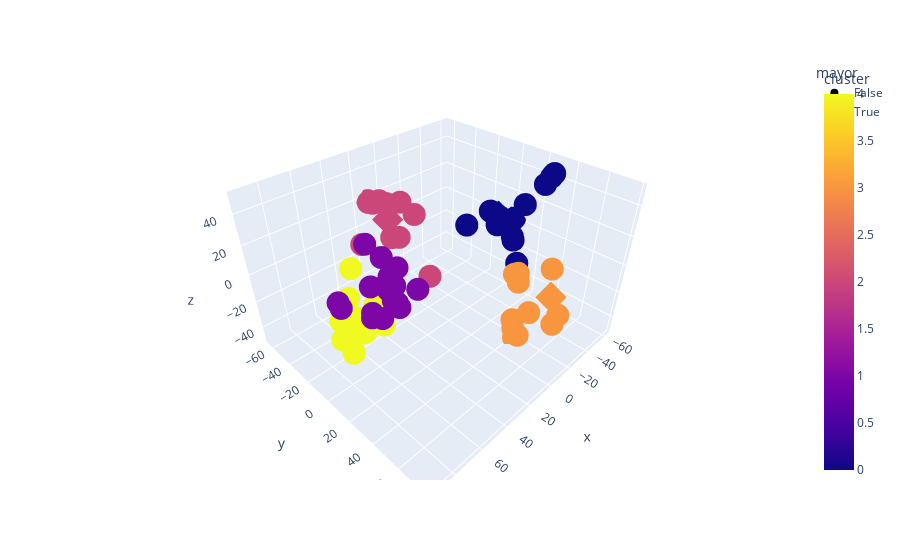

The notebook cell this image was saved under:
### Code cell
import plotly.express as px

# Prepare for visualization
headers = ['councillor', 'x', 'y', 'z', 'cluster', 'mayor']
plotly_rows = []
past_mayors = 'Olivia Chow', 'John Tory', 'Rob Ford', 'David Miller'
for i, name in enumerate(rows):
    row = [name] + list(reduced_councillor_df[i])
    row.append(kmeans.labels_[i])
    row.append(True if name in past_mayors else False)
    plotly_rows.append(row)
plotly_df = pd.DataFrame(plotly_rows, columns=headers)
del plotly_rows, headers

# Plot
fig = px.scatter_3d(
    plotly_df, x='x', y='y', z='z', hover_name='councillor', color='cluster', symbol='mayor'
)
fig.show()

### Figure 1 — Plotly figure (JSON) as saved in the notebook; plotly's stock layout.template omitted (floating-point values rounded to 4 significant figures)
{"data": [{"hovertemplate": "<b>%{hovertext}</b><br><br>mayor=False<br>x=%{x}<br>y=%{y}<br>z=%{z}<br>cluster=%{marker.color}<extra></extra>", "hovertext": ["Paul Ainslie", "Brian Ashton", "Maria Augimeri", "Sandra Bussin", "Shelley Carroll", "Raymond Cho", "Janet Davis", "Glenn De Baeremaeker", "Mike Del Grande", "Frank Di Giorgio", "Mike Feldman", "John Filion", "Paula Fletcher", "Adam Giambrone", "Mark Grimes", "Suzan Hall", "A.A. Heaps", "Doug Holyday", "Cliff Jenkins", "Norman Kelly", "Chin Lee", "Gloria Lindsay Luby", "Giorgio Mammoliti", "Pam McConnell", "Joe Mihevc", "Peter Milczyn", "Denzil Minnan-Wong", "Ron Moeser", "Howard Moscoe", "Frances Nunziata", "Case Ootes", "Cesar Palacio", "Joe Pantalone", "John Parker", "Gord Perks", "Anthony Perruzza", "Kyle Rae", "Bill Saundercook", "David Shiner", "Karen Stintz", "Michael Thompson", "Adam Vaughan", "Michael Walker", "Michelle Berardinetti", "Josh Colle", "Gary Crawford", "Vincent Crisanti", "Sarah Doucette", "Doug Ford", "Mary Fragedakis", "Mike Layton", "Josh Matlow", "Mary-Margaret McMahon", "James Pasternak", "Jaye Robinson", "Kristyn Wong-Tam", "Peter Leon", "James Maloney", "Ceta Ramkhalawansingh", "Jon Burnside", "John Campbell", "Christin Carmichael Greb", "Joe Cressy", "Justin J. Di Ciano", "Stephen Holyday", "Jim Karygiannis", "Michelle Holland", "Michael Ford", "Neethan Shan", "Jim Hart", "Lucy Troisi", "Jonathan Tsao", "Miganoush Megardichian", "Brad Bradford", "Mike Colle", "Cynthia Lai", "Jennifer McKelvie", "Nick Mantas", "Robin Buxton Potts", "Rose Milczyn", "Alejandra Bravo", "Lily Cheng", "Ausma Malik", "Chris Moise", "Amber Morley", "Jamaal Myers", "Dianne Saxe", "Ana Bailão"], "legendgroup": "False", "marker": {"color": [1, 0, 4, 0, 1, 2, 4, 4, 2, 4, 0, 1, 1, 0, 1, 0, 0, 2, 0, 4, 4, 2, 2, 4, 4, 2, 1, 2, 0, 1, 0, 4, 0, 2, 1, 1, 0, 0, 4, 2, 1, 2, 0, 2, 4, 1, 4, 4, 2, 4, 1, 1, 4, 1, 1, 1, 0, 0, 0, 3, 3, 3, 3, 3, 3, 3, 3, 3, 3, 3, 0, 0, 0, 0, 0, 0, 0, 0, 0, 0, 0, 0, 0, 0, 0, 0, 0, 1], "coloraxis": "coloraxis", "symbol": "circle"}, "mode": "markers", "name": "False", "scene": "scene", "showlegend": true, "type": "scatter3d", "x": [76.26, -58.27, 58.5, -57.69, 64.05, 31.86, 68.74, 73.38, 10.98, 61.15, -58.97, 62.7, 63.91, -59.27, 62.57, -57.46, -58.21, -5.963, -57.83, 58.78, 57.26, 12.85, 6.29, 46.12, 67.05, 5.563, 60.93, 9.099, -57.52, 92.45, -58.89, 67.96, -58.18, 13.27, 92.28, 60.31, -58.44, -58.03, 46.55, 3.759, 57.72, 12.07, -57.99, 15.06, 49.44, 69.12, 47.04, 73.46, -6.427, 62.05, 81.78, 82.83, 73.35, 56.71, 58.78, 74.42, -32.64, -52.44, -51.74, -13.1, -14.48, -17.71, 0.2032, -21.3, -1.728, -15.19, -41.02, -25.33, -39.68, -43.38, -47.3, -55.62, -56.68, -48.03, -48.51, -49.11, -47.88, -56.74, -60.04, -61.05, -60.87, -60.92, -60.88, -60.87, -60.85, -60.86, -60.88, 68.65], "y": [21.29, -13.97, -16.51, -15.94, 2.767, -46.36, -17.41, -15.6, -59.61, -19.65, -11.2, 22.49, 20.18, -9.227, 17.01, -16.88, -13.94, -52.28, -15.66, -20.0, -29.13, -61.49, -11.58, -40.21, -12.34, -59.86, 14.96, -36.95, -16.65, 19.77, -11.42, -23.67, -14.32, -61.05, 17.52, 10.36, -13.16, -14.81, -18.21, -55.0, 18.98, -63.16, -15.08, -37.06, -6.582, 31.81, -12.52, -5.187, -39.1, -8.513, 28.34, 30.21, -5.626, 32.71, 20.74, 26.3, -16.26, -5.554, -5.705, 46.23, 42.89, 39.33, 76.05, 35.58, 77.52, 51.1, 20.13, 56.44, 24.68, 21.38, 16.62, 5.892, 4.299, 34.65, 33.63, 29.73, 35.58, 11.92, 0.4336, -1.728, 1.577, 1.16, 1.508, 1.612, 1.597, 1.517, 1.468, 28.2], "z": [27.94, 0.9987, -26.75, 1.427, 37.85, 1.262, -29.37, -31.99, 17.55, -27.77, -0.1596, 21.93, 26.9, -0.7124, 16.43, 1.902, 0.9079, 14.76, 1.483, -26.79, -17.95, 18.36, -18.63, -7.146, -26.73, 17.34, 19.28, 0.7005, 1.956, 23.47, 0.08008, -25.89, 1.085, 18.44, 25.36, 31.81, 0.3366, 1.032, -23.38, 16.34, 28.57, 18.57, 1.319, 3.066, -30.0, 20.12, -18.5, -35.5, 10.51, -29.3, 16.51, 20.98, -34.08, 22.14, 4.928, 10.35, 1.15, -2.22, -2.142, -44.42, -49.67, -45.91, -8.573, -43.2, -2.452, -24.4, -24.95, 5.1, -28.44, -24.71, -20.86, -10.97, -9.373, 48.58, 47.09, 40.79, 50.03, 18.03, 0.4274, -3.273, 2.302, 1.534, 2.222, 2.365, 2.311, 2.195, 2.103, 19.18]}, {"hovertemplate": "<b>%{hovertext}</b><br><br>mayor=True<br>x=%{x}<br>y=%{y}<br>z=%{z}<br>cluster=%{marker.color}<extra></extra>", "hovertext": ["Rob Ford", "David Miller", "John Tory", "Olivia Chow"], "legendgroup": "True", "marker": {"color": [2, 0, 3, 0], "coloraxis": "coloraxis", "symbol": "diamond"}, "mode": "markers", "name": "True", "scene": "scene", "showlegend": true, "type": "scatter3d", "x": [8.604, -59.13, -9.69, -61.1], "y": [-47.98, -10.68, 67.45, -0.7889], "z": [9.195, -0.2744, -0.4518, -1.643]}], "layout": {"coloraxis": {"colorbar": {"title": {"text": "cluster"}}, "colorscale": [[0, "#0d0887"], [0.1111, "#46039f"], [0.2222, "#7201a8"], [0.3333, "#9c179e"], [0.4444, "#bd3786"], [0.5556, "#d8576b"], [0.6667, "#ed7953"], [0.7778, "#fb9f3a"], [0.8889, "#fdca26"], [1, "#f0f921"]]}, "legend": {"title": {"text": "mayor"}, "tracegroupgap": 0}, "margin": {"t": 60}, "scene": {"domain": {"x": [0, 1], "y": [0, 1]}, "xaxis": {"title": {"text": "x"}}, "yaxis": {"title": {"text": "y"}}, "zaxis": {"title": {"text": "z"}}}}}
